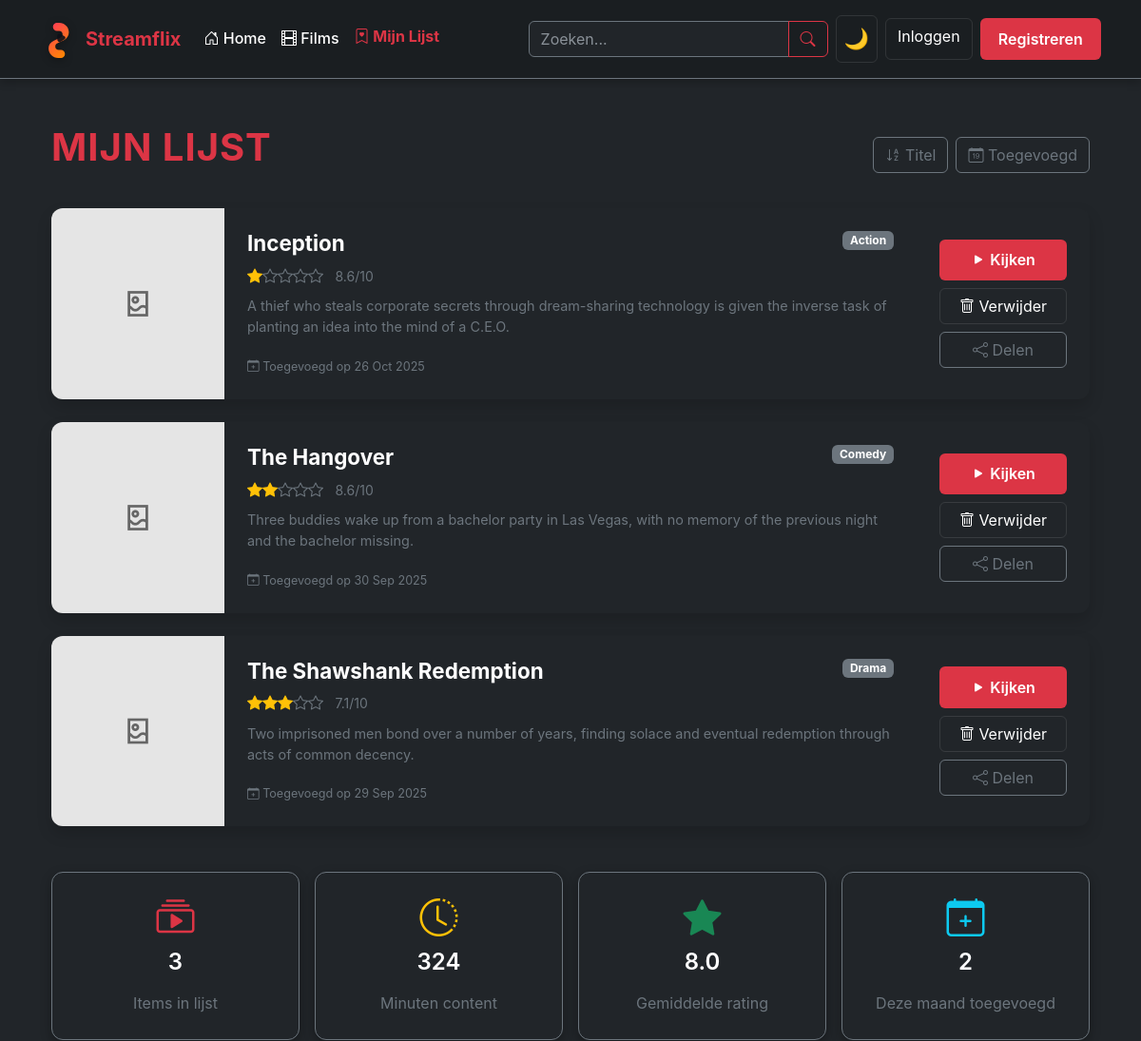
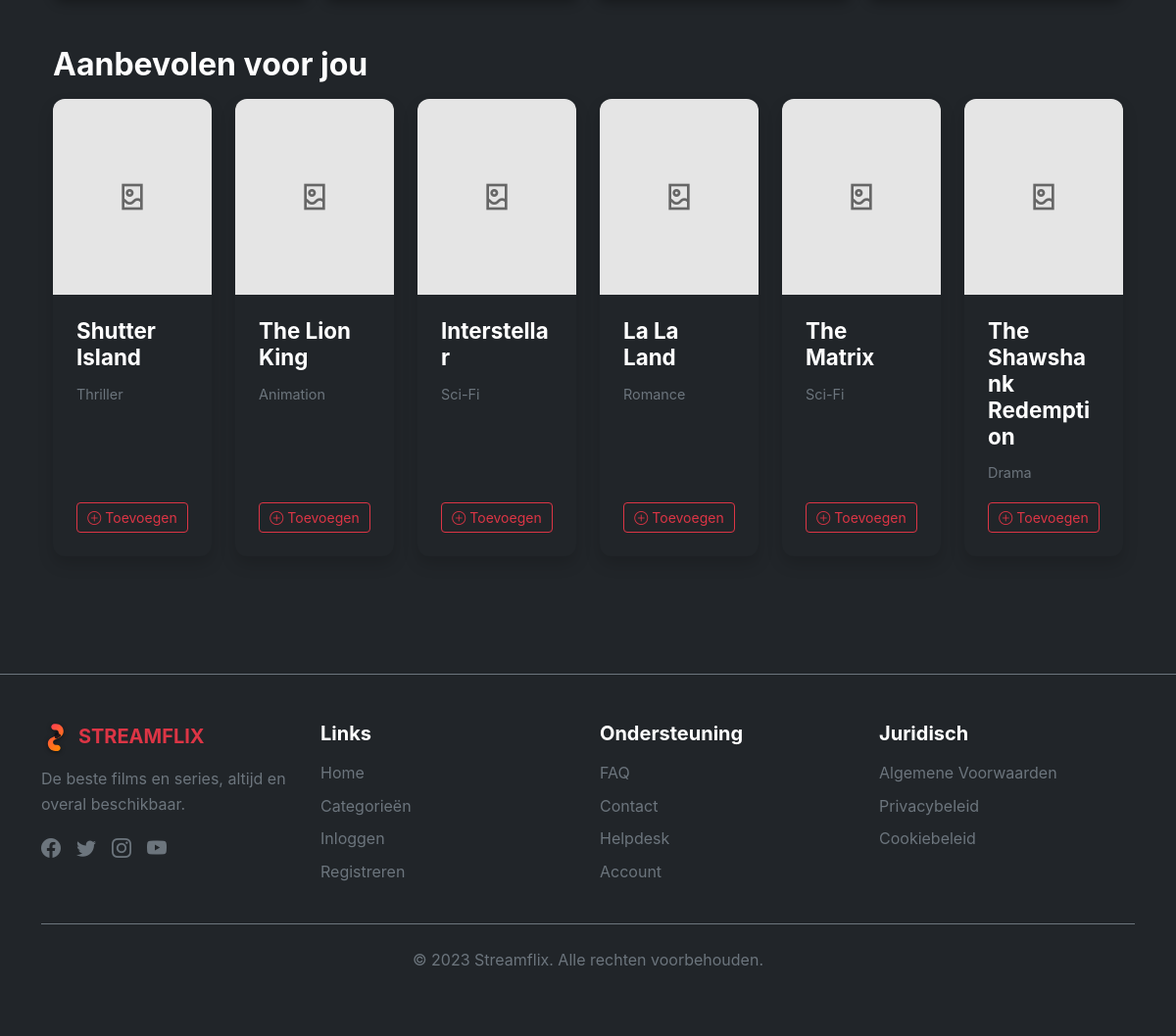
Screenshot of /pages/mylist.php with the database file from the repository (2 pictures, top to bottom).
### tables this page shows
CREATE TABLE movies (
    id INT AUTO_INCREMENT PRIMARY KEY,
    title VARCHAR(200) NOT NULL,
    description TEXT,
    image VARCHAR(255),
    video_url VARCHAR(255),         
    category_id INT,
    FOREIGN KEY (category_id) REFERENCES categories(id)
);

CREATE TABLE categories (
    id INT AUTO_INCREMENT PRIMARY KEY,
    name VARCHAR(100) NOT NULL
);

### pages/mylist.php (the view, shortened to what this page needs)
<?php
require_once '../includes/db-connection.php';
include '../includes/header.php';
$watchlist_ids = [1, 2, 3];
if (!empty($watchlist_ids)) {
    $placeholders = str_repeat('?,', count($watchlist_ids) - 1) . '?';
    $stmt = $pdo->prepare("SELECT m.*, c.name as category FROM movies m LEFT JOIN categories c ON m.category_id = c.id WHERE m.id IN ($placeholders)");
    $stmt->execute($watchlist_ids);
    $watchlist_movies = $stmt->fetchAll(PDO::FETCH_ASSOC);
} else {
    $watchlist_movies = [];
}
$stmt = $pdo->query("SELECT m.*, c.name as category FROM movies m LEFT JOIN categories c ON m.category_id = c.id ORDER BY RAND() LIMIT 6");
$recommended_movies = $stmt->fetchAll(PDO::FETCH_ASSOC);
?>
<div class="container py-4">
    <div class="d-flex justify-content-between align-items-center mb-4">
        <h1 class="fw-bold text-danger">Mijn Lijst</h1>
        <div class="d-flex gap-2">
            <button class="btn btn-outline-secondary" onclick="sortList('title')">
                <i class="bi bi-sort-alpha-down"></i> Titel
            </button>
            <button class="btn btn-outline-secondary" onclick="sortList('date')">
                <i class="bi bi-calendar-date"></i> Toegevoegd
            </button>
        </div>
    </div>
    <?php if (empty($watchlist_movies)): ?>
        <div class="text-center py-5">
            <div class="mb-4">
                <i class="bi bi-bookmark-heart display-1 text-muted"></i>
            </div>
            <h3 class="text-muted mb-3">Je lijst is nog leeg</h3>
            <p class="text-secondary mb-4">Voeg films en series toe aan je lijst om ze later terug te kijken.</p>
            <div class="d-flex gap-2 justify-content-center">
                <a href="movies.php" class="btn btn-danger">
                    <i class="bi bi-film me-2"></i>Browse Films
                </a>
                <a href="series.php" class="btn btn-outline-danger">
                    <i class="bi bi-tv me-2"></i>Browse Series
                </a>
            </div>
        </div>
    <?php else: ?>
        <div class="row g-4 mb-5">
            <?php foreach ($watchlist_movies as $movie): ?>
                <div class="col-12">
                    <div class="card bg-dark text-white border-0 shadow">
                        <div class="row g-0">
                            <div class="col-md-2">
                                <img src="../assets/img/<?= !empty($movie['image']) ? $movie['image'] : 'placeholder.jpg' ?>"
                                     class="img-fluid h-100 w-100 object-fit-cover" alt="<?= htmlspecialchars($movie['title']) ?>">
                            </div>
                            <div class="col-md-8">
                                <div class="card-body">
                                    <div class="d-flex justify-content-between align-items-start mb-2">
                                        <h5 class="card-title fw-bold mb-0"><?= htmlspecialchars($movie['title']) ?></h5>
                                        <span class="badge bg-secondary"><?= htmlspecialchars($movie['category']) ?></span>
                                    </div>
                                    <div class="mb-2">
                                        <?php
                                        $rating = rand(1, 5);
                                        for ($i = 1; $i <= 5; $i++) {
                                            if ($i <= $rating) {
                                                echo '<i class="bi bi-star-fill text-warning"></i>';
                                            } else {
                                                echo '<i class="bi bi-star text-secondary"></i>';
                                            }
                                        }
                                        ?>
                                        <span class="ms-2 small text-secondary"><?= number_format(rand(70, 98)/10, 1) ?>/10</span>
                                    </div>
                                    <p class="card-text"><?= htmlspecialchars($movie['description']) ?></p>
                                    <p class="card-text">
                                        <small class="text-secondary">
                                            <i class="bi bi-calendar-plus"></i> Toegevoegd op <?= date('d M Y', strtotime('-' . rand(1, 30) . ' days')) ?>
                                        </small>
                                    </p>
                                </div>
                            </div>
                            <div class="col-md-2">
                                <div class="card-body d-flex flex-column h-100 justify-content-center">
                                    <div class="d-grid gap-2">
                                        <a href="detail.php?id=<?= $movie['id'] ?>" class="btn btn-danger">
                                            <i class="bi bi-play-fill"></i> Kijken
                                        </a>
                                        <button class="btn btn-outline-light" onclick="removeFromList(<?= $movie['id'] ?>)">
                                            <i class="bi bi-trash"></i> Verwijder
                                        </button>
                                        <button class="btn btn-outline-secondary">
                                            <i class="bi bi-share"></i> Delen
                                        </button>
                                    </div>
                                </div>
                            </div>
                        </div>
                    </div>
                </div>
            <?php endforeach; ?>
        </div>
        <div class="row g-3 mb-5">
            <div class="col-md-3">
                <div class="card bg-dark text-white border-secondary">
                    <div class="card-body text-center">
                        <i class="bi bi-collection-play display-6 text-danger"></i>
                        <h4 class="mt-2"><?= count($watchlist_movies) ?></h4>
                        <p class="text-secondary mb-0">Items in lijst</p>
                    </div>
                </div>
            </div>
            <div class="col-md-3">
                <div class="card bg-dark text-white border-secondary">
                    <div class="card-body text-center">
                        <i class="bi bi-clock-history display-6 text-warning"></i>
                        <h4 class="mt-2"><?= count($watchlist_movies) * rand(90, 150) ?></h4>
                        <p class="text-secondary mb-0">Minuten content</p>
                    </div>
                </div>
            </div>
            <div class="col-md-3">
                <div class="card bg-dark text-white border-secondary">
                    <div class="card-body text-center">
                        <i class="bi bi-star-fill display-6 text-success"></i>
                        <h4 class="mt-2"><?= number_format(rand(70, 95)/10, 1) ?></h4>
                        <p class="text-secondary mb-0">Gemiddelde rating</p>
                    </div>
                </div>
            </div>
            <div class="col-md-3">
                <div class="card bg-dark text-white border-secondary">
                    <div class="card-body text-center">
                        <i class="bi bi-calendar-plus display-6 text-info"></i>
                        <h4 class="mt-2"><?= rand(1, 10) ?></h4>
                        <p class="text-secondary mb-0">Deze maand toegevoegd</p>
                    </div>
                </div>
            </div>
        </div>
    <?php endif; ?>
    <div class="mb-5">
        <h2 class="fw-bold mb-3">Aanbevolen voor jou</h2>
        <div class="row g-4">
            <?php foreach ($recommended_movies as $movie): ?>
                <div class="col-6 col-md-4 col-lg-2">
                    <div class="card h-100 bg-dark text-white border-0 shadow">
                        <img src="../assets/img/<?= !empty($movie['image']) ? $movie['image'] : 'placeholder.jpg' ?>"
                             class="card-img-top object-fit-cover" style="height: 200px;" alt="<?= htmlspecialchars($movie['title']) ?>">
                        <div class="card-body d-flex flex-column">
                            <h6 class="card-title fw-bold"><?= htmlspecialchars($movie['title']) ?></h6>
                            <p class="card-text small text-secondary"><?= htmlspecialchars($movie['category']) ?></p>
                            <div class="mt-auto d-grid gap-1">
                                <button class="btn btn-outline-danger btn-sm" onclick="addToList(<?= $movie['id'] ?>)">
                                    <i class="bi bi-plus-circle me-1"></i>Toevoegen
                                </button>
                            </div>
                        </div>
                    </div>
                </div>
            <?php endforeach; ?>
        </div>
    </div>
</div>
<?php include '../includes/footer.php'; ?>

### rows the page displays
movies: title "Inception", category.name "Action", description "A thief who steals corporate secrets through dream-sharing technology is given the inverse task of planting an idea into the mind of a C.E.O."
movies: title "The Hangover", category.name "Comedy", description "Three buddies wake up from a bachelor party in Las Vegas, with no memory of the previous night and the bachelor missing."
movies: title "The Shawshank Redemption", category.name "Drama", description "Two imprisoned men bond over a number of years, finding solace and eventual redemption through acts of common decency."
movies: title "Shutter Island", category.name "Thriller"
movies: title "The Lion King", category.name "Animation"
movies: title "Interstellar", category.name "Sci-Fi"
movies: title "La La Land", category.name "Romance"
movies: title "The Matrix", category.name "Sci-Fi"

### other values shown
count($watchlist_movies) "3"
